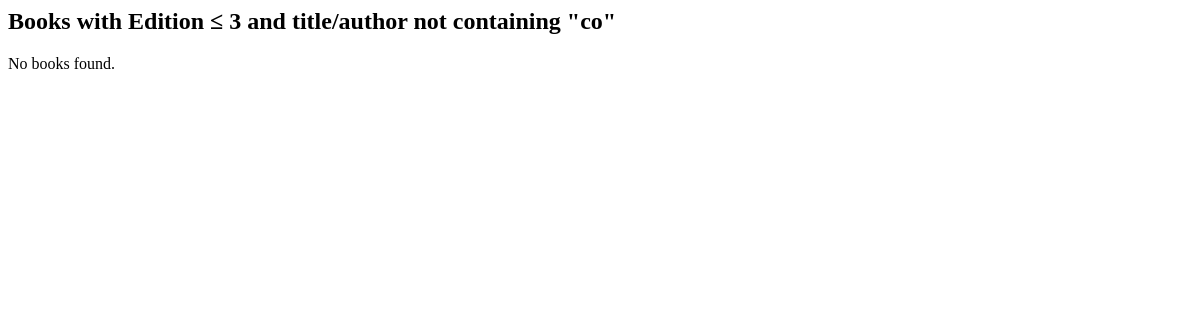
The app's page /books/lab8/task3/, older data.
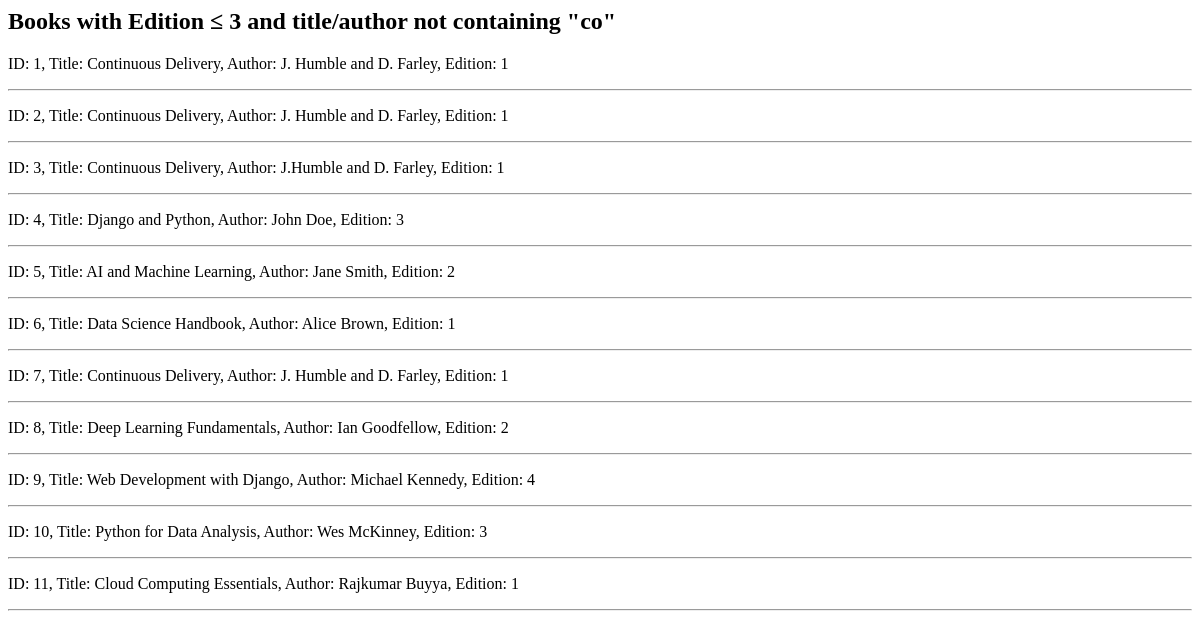
The same page, newer data.
### apps/bookmodule/models.py (models this page shows)
class Book(models.Model):
    title = models.CharField(max_length = 50)
    author = models.CharField(max_length = 50)
    price = models.FloatField(default = 0.0)
    edition = models.SmallIntegerField(default = 1)

### apps/bookmodule/views.py (the view)
# urls.py: path('lab8/task3/', views.task3, name='task3'),
def task3(request):
    books = Book.objects.exclude(
        Q(edition__gt=3) & (Q(title__icontains='co') | Q(author__icontains='co'))
    )
    return render(request, 'bookmodule/task3.html', {'books': books})  # تأكد من أن المسار هو 'bookmodule/task3.html'

### apps/bookmodule/templates/bookmodule/task3.html
<h2>Books with Edition ≤ 3 and title/author not containing "co"</h2>
{% if books %}
  {% for book in books %}
    <p>ID: {{ book.id }}, Title: {{ book.title }}, Author: {{ book.author }}, Edition: {{ book.edition }}</p>
    <hr>
  {% endfor %}
{% else %}
  <p>No books found.</p>
{% endif %}

Row changes from the older to the newer data that the page shows:
added Book: id "1", title "Continuous Delivery", author "J. Humble and D. Farley", edition "1"
added Book: id "2", title "Continuous Delivery", author "J. Humble and D. Farley", edition "1"
added Book: id "3", title "Continuous Delivery", author "J.Humble and D. Farley", edition "1"
added Book: id "4", title "Django and Python", author "John Doe", edition "3"
added Book: id "5", title "AI and Machine Learning", author "Jane Smith", edition "2"
added Book: id "6", title "Data Science Handbook", author "Alice Brown", edition "1"
added Book: id "7", title "Continuous Delivery", author "J. Humble and D. Farley", edition "1"
added Book: id "8", title "Deep Learning Fundamentals", author "Ian Goodfellow", edition "2"
added Book: id "9", title "Web Development with Django", author "Michael Kennedy", edition "4"
added Book: id "10", title "Python for Data Analysis", author "Wes McKinney", edition "3"
added Book: id "11", title "Cloud Computing Essentials", author "Rajkumar Buyya", edition "1"
Text that changed along with them:
text no longer shown: "No books found."
